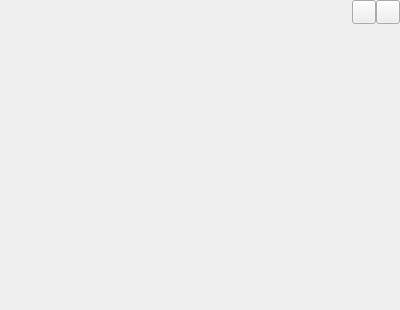
<?xml version="1.0" encoding="UTF-8"?>
<ui version="4.0">
 <class>SkinWindowClass</class>
 <widget class="QWidget" name="SkinWindowClass">
  <property name="geometry">
   <rect>
    <x>0</x>
    <y>0</y>
    <width>400</width>
    <height>310</height>
   </rect>
  </property>
  <property name="windowTitle">
   <string>SkinWindow</string>
  </property>
  <layout class="QVBoxLayout" name="verticalLayout">
   <property name="spacing">
    <number>0</number>
   </property>
   <property name="leftMargin">
    <number>0</number>
   </property>
   <property name="topMargin">
    <number>0</number>
   </property>
   <property name="rightMargin">
    <number>0</number>
   </property>
   <property name="bottomMargin">
    <number>0</number>
   </property>
   <item>
    <widget class="QWidget" name="titleWidget" native="true">
     <property name="sizePolicy">
      <sizepolicy hsizetype="Expanding" vsizetype="Fixed">
       <horstretch>0</horstretch>
       <verstretch>0</verstretch>
      </sizepolicy>
     </property>
     <property name="titleSkin" stdset="0">
      <bool>true</bool>
     </property>
     <layout class="QHBoxLayout" name="horizontalLayout">
      <property name="spacing">
       <number>0</number>
      </property>
      <property name="leftMargin">
       <number>12</number>
      </property>
      <property name="topMargin">
       <number>0</number>
      </property>
      <property name="rightMargin">
       <number>0</number>
      </property>
      <property name="bottomMargin">
       <number>0</number>
      </property>
      <item>
       <spacer name="horizontalSpacer">
        <property name="orientation">
         <enum>Qt::Horizontal</enum>
        </property>
        <property name="sizeHint" stdset="0">
         <size>
          <width>299</width>
          <height>20</height>
         </size>
        </property>
       </spacer>
      </item>
      <item>
       <widget class="QPushButton" name="sysmin">
        <property name="sizePolicy">
         <sizepolicy hsizetype="Fixed" vsizetype="Fixed">
          <horstretch>0</horstretch>
          <verstretch>0</verstretch>
         </sizepolicy>
        </property>
        <property name="minimumSize">
         <size>
          <width>24</width>
          <height>24</height>
         </size>
        </property>
        <property name="maximumSize">
         <size>
          <width>24</width>
          <height>24</height>
         </size>
        </property>
        <property name="text">
         <string/>
        </property>
       </widget>
      </item>
      <item>
       <widget class="QPushButton" name="sysclose">
        <property name="sizePolicy">
         <sizepolicy hsizetype="Fixed" vsizetype="Fixed">
          <horstretch>0</horstretch>
          <verstretch>0</verstretch>
         </sizepolicy>
        </property>
        <property name="minimumSize">
         <size>
          <width>24</width>
          <height>24</height>
         </size>
        </property>
        <property name="maximumSize">
         <size>
          <width>24</width>
          <height>24</height>
         </size>
        </property>
        <property name="text">
         <string/>
        </property>
       </widget>
      </item>
     </layout>
    </widget>
   </item>
   <item>
    <widget class="QWidget" name="bodyWidget" native="true">
     <property name="sizePolicy">
      <sizepolicy hsizetype="Expanding" vsizetype="Expanding">
       <horstretch>0</horstretch>
       <verstretch>0</verstretch>
      </sizepolicy>
     </property>
     <property name="bottomSkin" stdset="0">
      <bool>true</bool>
     </property>
     <layout class="QGridLayout" name="gridLayout">
      <property name="leftMargin">
       <number>0</number>
      </property>
      <property name="topMargin">
       <number>0</number>
      </property>
      <property name="rightMargin">
       <number>0</number>
      </property>
      <property name="bottomMargin">
       <number>0</number>
      </property>
      <property name="spacing">
       <number>0</number>
      </property>
     </layout>
    </widget>
   </item>
  </layout>
 </widget>
 <layoutdefault spacing="6" margin="11"/>
 <resources/>
 <connections/>
</ui>
